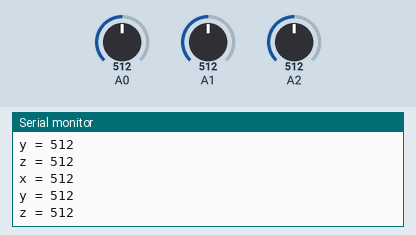
This sketch was run on a simulated Arduino Uno, built with avr-gcc and run on an emulated ATmega328P. Parts: the last lines printed to the serial monitor. The inputs (shaded band) are chosen by the test bench; at power-on: A0 = 512, A1 = 512, A2 = 512.

Above: at 5.7 s.
5.8 s: A0 set to 108
At 5.94 s:
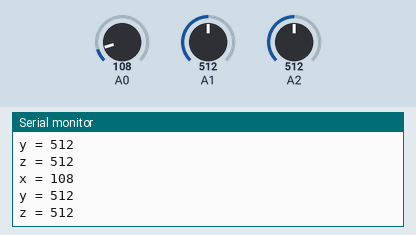
7.3 s: A0 set to 88
At 7.45 s:
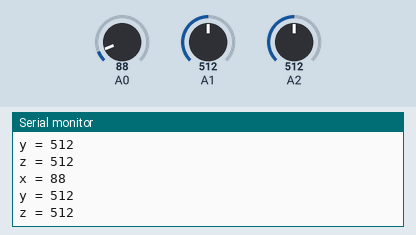
Timing chart, 0 to 10.3 s (numbered marks = the images above; inputs shaded):
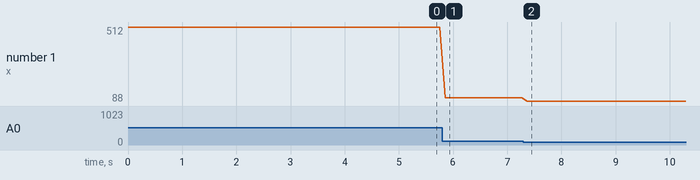

The sketch:

_3_Axis_Accelerometer.ino
```cpp
/*
  3 Axis Accelerometer!

  Code written by: ElectricSlim (www.ElectricSlim.net)

  This is a basic code that prints the values of the 3 directions (X,Y, and Z)
  to the Serial Monitor. Use this code to gain wisdom in the predicament that
  is gravity.

  */


void setup()
{
  Serial.begin(9600);
}


void loop()
{
  Serial.print("x = ");
  Serial.println(analogRead(0));
  Serial.print("y = ");
  Serial.println(analogRead(1));
  Serial.print("z = ");
  Serial.println(analogRead(2));
  delay(100);
}
```

Measured:
- after the input at 5.8 s, the serial monitor: prints a new line after 0.06 s (image 1)
- after the input at 7.3 s, the serial monitor: prints a new line after 0.07 s (image 2)
- plotted number 1: 512 → 108 after the input at 5.8 s, 108 → 88 after the input at 7.3 s
